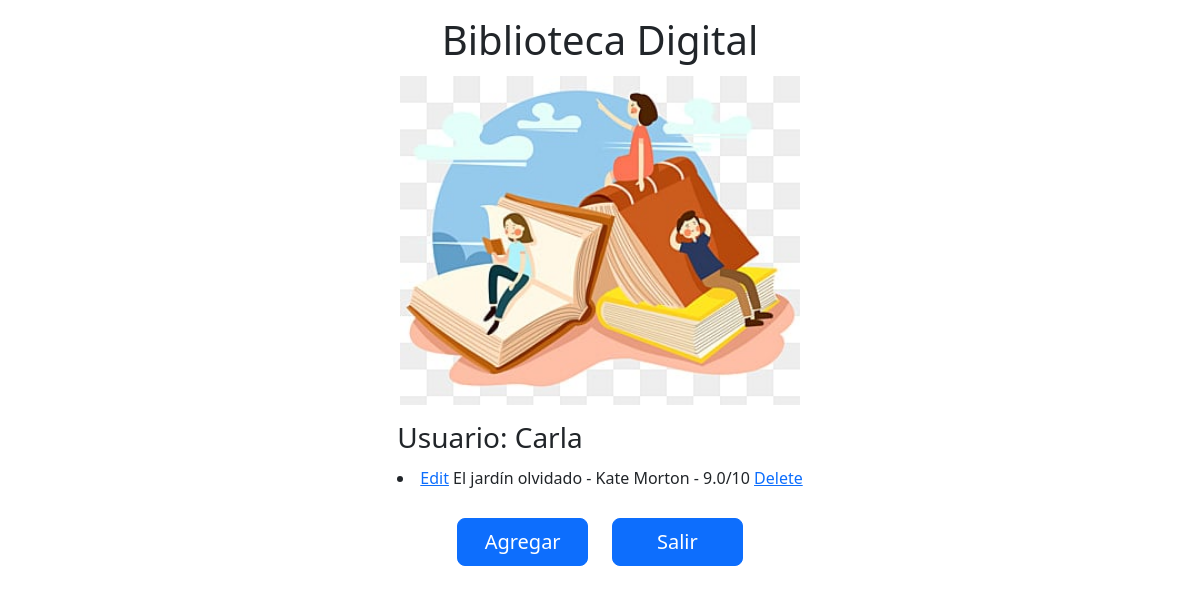
Screenshot of /listar (signed in) with the database file from the repository.
### modules/modelos.py (models this page shows)
class ModeloUsuario(Base):
    __tablename__ = 'usuarios'
    id = Column(Integer(), primary_key=True)
    nombre = Column(String(1000), nullable=False)
    email = Column(String(1000), nullable=False, unique=True)
    password = Column(String(1000), nullable=False)

class ModeloLibro(Base):
    __tablename__ = 'libros'
    id = Column(Integer(), primary_key=True)
    nombre = Column(String(1000), nullable=False, unique=True)
    autor = Column(String(1000), nullable=False)
    calificacion = Column(Float(), default=0.0)
    id_usuario = Column(Integer(), ForeignKey('usuarios.id'))

### server.py (the view)
@app.route("/listar", methods=['GET', 'POST'])
@gestor_login.se_requiere_login
def funcion_listar():
    if request.args.get('del'):
        id = request.args.get('id')
        gestor_libros.eliminar_libro_seleccionado(id)
    if gestor_login.es_admin():
        libros_existentes = gestor_libros.listar_libros_existentes()
    else:
        libros_existentes = gestor_libros.devolver_libros_segun_usuario(gestor_login.id_usuario_actual)
    return render_template("inicio.html",
                           vacio= (len(libros_existentes) == 0),
                           user=gestor_login.nombre_usuario_actual,
                           lista_libros = libros_existentes,
                           logged_in = gestor_login.usuario_autenticado)

### modules/dominio.py (called while the page is built)
    @property
    def id(self):
        return self.__id

    @property
    def id_usuario(self):
        return self.__id_usuario

    @property
    def nombre(self):
        return self.__nombre

    @property
    def autor(self):
        return self.__autor

    @property
    def calificacion(self):
        return self.__calificacion

    @id.setter
    def id(self, p_id):
        if p_id != None:
            if not isinstance(p_id, int):
                raise ValueError("El id del libro debe ser un número entero")
            self.__id = p_id
        else:
            self.__id = None

    @id_usuario.setter
    def id_usuario(self, p_id_usuario):
        if p_id_usuario != None:
            if not isinstance(p_id_usuario, int):
                raise ValueError("El id del usuario debe ser un número entero")
            self.__id_usuario = p_id_usuario
        else:
            self.__id_usuario = None

    @nombre.setter
    def nombre(self, p_nombre:str):
        if not isinstance(p_nombre, str) or p_nombre.strip() == "":
            raise ValueError("El nombre del libro debe ser un string y no debe estar vacío")
        self.__nombre = p_nombre.strip()

    @autor.setter
    def autor(self, p_autor:str):
        if not isinstance(p_autor, str) or p_autor.strip() == "":
            raise ValueError("El nombre del autor debe ser un string y no debe estar vacío")
        self.__autor = p_autor.strip()

    @calificacion.setter
    def calificacion(self, p_calificacion):
        if not isinstance(p_calificacion, (float, int)):
            raise ValueError("La calificación del libro debe ser un número entre 0 y 10")
        if p_calificacion < 0 or p_calificacion > 10:
            raise ValueError("La calificación del libro debe ser un número entre 0 y 10")
        self.__calificacion = p_calificacion

    def to_dict(self):
        return {
            "id": self.id,
            "nombre": self.nombre,
            "autor": self.autor,
            "calificacion": self.calificacion,
            "id_usuario": self.id_usuario
        }

    @property
    def id(self):
        return self.__id

    @property
    def nombre(self):
        return self.__nombre

    @property
    def email(self):
        return self.__email

    @property
    def password(self):
        return self.__password

    @password.setter
    def password(self, password:str):
        self.__password = password

### modules/gestor_login.py (called while the page is built)
    @property
    def nombre_usuario_actual(self):
        return current_user.nombre

### templates/inicio.html (shortened to what this page needs)
<!DOCTYPE html>
<html lang="en">
<head>
    <link href="https://cdn.jsdelivr.net/npm/bootstrap@5.3.0-alpha3/dist/css/bootstrap.min.css" rel="stylesheet">
</head>
<body class="d-flex flex-column">
    <div class="mx-auto mt-3 d-flex flex-column">
        <h1 class="mx-auto">Biblioteca Digital</h1>
        <img class="mx-auto mt-1 mb-3" src="/static/images/libros.png" width="400">
        <h3>Usuario: {{user}}</h3>
        {%if vacio:%}
            <p class="mx-auto">No hay libros agregados a la biblioteca</p>
        {% else: %}
            {% for libro in lista_libros: %}
            <li class="mt-1 mb-1">
                {% if logged_in: %}
                <a href="{{ url_for('funcion_editar', id=libro.id) }}">Edit</a>
                {% endif %}
                {{libro.nombre}} - {{libro.autor}} - {{libro.calificacion}}/10
                {% if logged_in: %}
                <a href="{{ url_for('funcion_listar', del=true, id=libro.id) }}">Delete</a>
                {% endif %}
            </li>
            {% endfor %}
            <br>
        {% endif %}
        <div class="row mx-5">
            {% if logged_in: %}
            <form class="col-6" action="{{url_for('funcion_agregar')}}">
                <button class="element_width w-100 btn btn-lg btn-primary" type="submit">Agregar</button>
            </form>
            <form class="col-6" action="{{url_for('logout')}}">
                <button class="element_width w-100 btn btn-lg btn-primary" type="submit">Salir</button>
            </form>
            {% endif %}
        </div>
    </div>
</body>
</html>

### rows the page displays
ModeloUsuario: nombre "Carla"
ModeloLibro: nombre "El jardín olvidado", autor "Kate Morton", calificacion "9.0"
